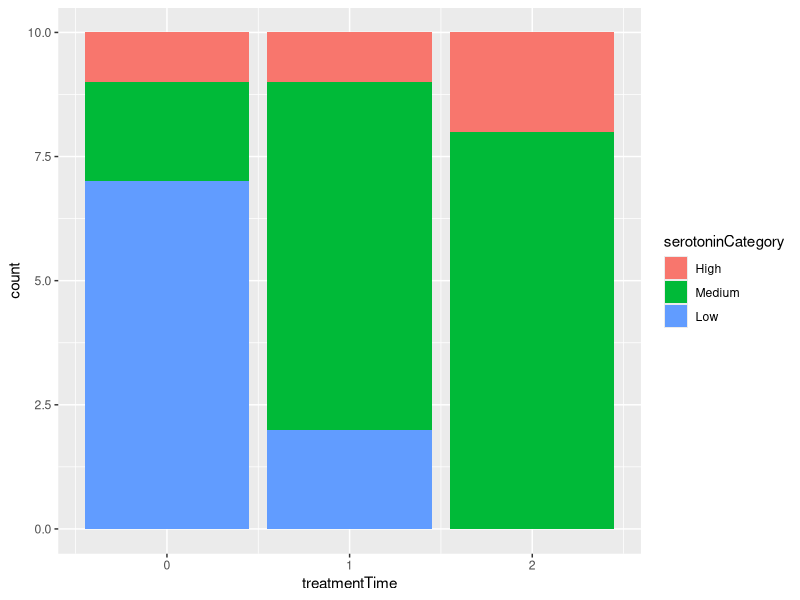
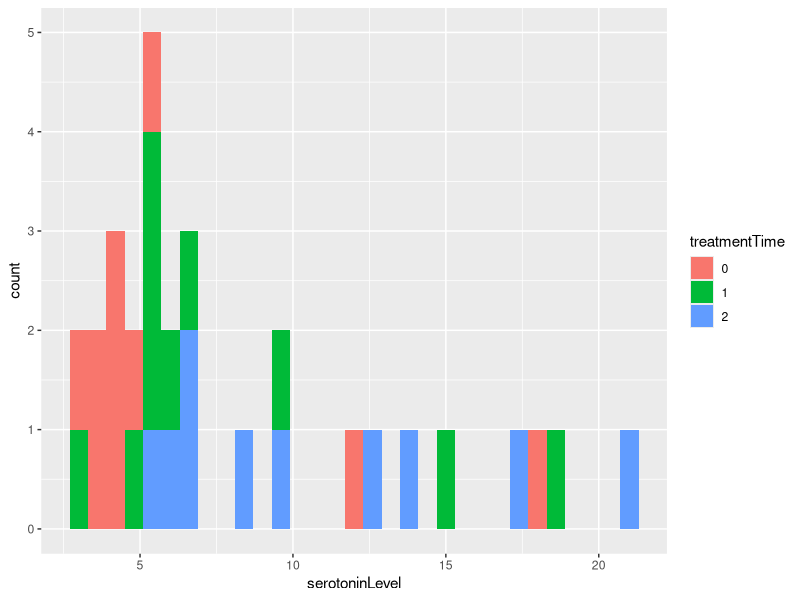

Write R code to recreate these figures, in order.
## ---- chunk 1
#| echo: false
library(ggplot2)

# Import the CSV file into an R Dataframe
locust_df <- read.csv("../Datasets/LocustSerotonin.csv") 

# Set factor levels with factor() function
locust_df$serotoninCategory <- factor(locust_df$serotoninCategory, levels = c("High", "Medium", "Low"))

# Use geom_bar(stat='count') to create bar chart
ggplot(locust_df, aes(x = treatmentTime, fill = serotoninCategory)) +
         geom_bar(stat = 'count')
## ---- chunk 2
#| echo: false
library(ggplot2)
# Import the CSV file into an R Dataframe
locust_df <- read.csv("../Datasets/LocustSerotonin.csv") 

# Convert treatment time column to discrete values
locust_df$treatmentTime <- as.factor(locust_df$treatmentTime)

# Plot a histogram grouped by treatmentTime
ggplot(locust_df, aes(x = serotoninLevel, group = treatmentTime, 
                      fill = treatmentTime)) +
  geom_histogram(binwidth = 0.6)
